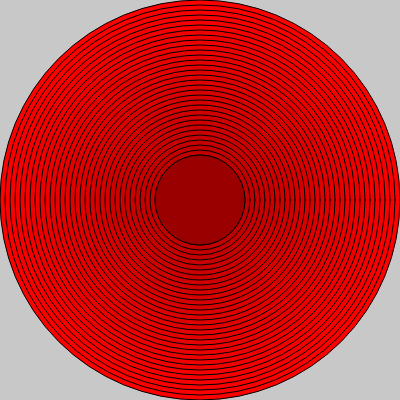
Frame 1 (no input)
Frame 60 (no input): identical to frame 1, image omitted
Frame 120 (the mouse pressed at the canvas centre since frame 60): identical to frame 1, image omitted

The p5.js sketch that drew this single still picture (run headless with seeded random() and noise() and a simulated clock; from frame 60 on, the mouse is pressed at the canvas centre):

// p5.js sketch
// ── sketch.js
function setup() {
  createCanvas(400, 400);
}

var xPos = 200;
var yPos = 200;

function draw() {
  background(200)

  var redColor = 255;

  fill(redColor, 0, 0);

  // for ( var sizeOfCircle = 100; sizeOfCircle > 0; sizeOfCircle = sizeOfCircle - 10; ) {
  var MyVar = 0;

  for ( var i = 0; i < 50; i++ ) {
    redColor -= 2;
    fill(redColor, 0, 0);
    var circleSize = width - i * 10;
    ellipse(xPos, yPos, circleSize, circleSize );
  }

}
